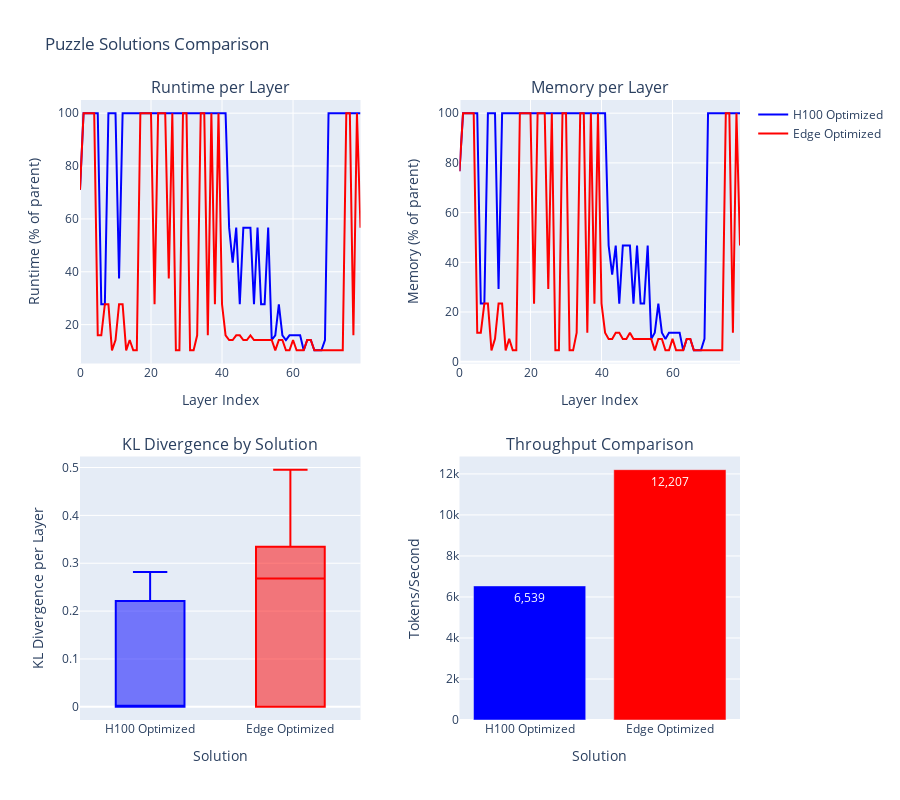

Write notebook code for a chart like this one.
### Markdown cell above
### Comparison of Solutions for Different Deployment Scenarios

Let's compare all deployment scenarios to understand the trade-offs:

The comparison visualizes:
- **Runtime/Memory per Layer**: How each solution's layers perform relative to the parent model (100% = parent performance).
- **KL Divergence Across Layers**: Distribution of kl divergence loss across all 80 layers for each solution (lower is better).
- **Throughput**: Overall inference speed in tokens/second for each solution.

### Code cell
all_solutions = [solution1, solution2]
comprehensive_solution_comparison(all_solutions, block_library, parent_block_stats, measurement_info)

### Figure 1 — Plotly figure (JSON) as saved in the notebook; plotly's stock layout.template omitted (floating-point values rounded to 4 significant figures)
{"data": [{"line": {"color": "blue", "width": 2}, "mode": "lines", "name": "H100 Optimized", "showlegend": true, "type": "scatter", "x": [0, 1, 2, 3, 4, 5, 6, 7, 8, 9, 10, 11, 12, 13, 14, 15, 16, 17, 18, 19, 20, 21, 22, 23, 24, 25, 26, 27, 28, 29, 30, 31, 32, 33, 34, 35, 36, 37, 38, 39, 40, 41, 42, 43, 44, 45, 46, 47, 48, 49, 50, 51, 52, 53, 54, 55, 56, 57, 58, 59, 60, 61, 62, 63, 64, 65, 66, 67, 68, 69, 70, 71, 72, 73, 74, 75, 76, 77, 78, 79], "xaxis": "x", "y": [71.01, 100.0, 100.0, 100.0, 100.0, 100.0, 27.7, 27.7, 100.0, 100.0, 100.0, 37.48, 100.0, 100.0, 100.0, 100.0, 100.0, 100.0, 100.0, 100.0, 100.0, 100.0, 100.0, 100.0, 100.0, 100.0, 100.0, 100.0, 100.0, 100.0, 100.0, 100.0, 100.0, 100.0, 100.0, 100.0, 100.0, 100.0, 100.0, 100.0, 100.0, 100.0, 56.69, 43.41, 56.69, 27.7, 56.69, 56.69, 56.69, 27.7, 56.69, 27.7, 27.7, 56.69, 14.19, 15.96, 27.7, 15.96, 14.19, 15.96, 15.96, 15.96, 15.96, 10.28, 14.19, 14.19, 10.28, 10.28, 10.28, 14.19, 100.0, 100.0, 100.0, 100.0, 100.0, 100.0, 100.0, 100.0, 100.0, 100.0], "yaxis": "y"}, {"line": {"color": "blue", "width": 2}, "mode": "lines", "name": "H100 Optimized", "showlegend": false, "type": "scatter", "x": [0, 1, 2, 3, 4, 5, 6, 7, 8, 9, 10, 11, 12, 13, 14, 15, 16, 17, 18, 19, 20, 21, 22, 23, 24, 25, 26, 27, 28, 29, 30, 31, 32, 33, 34, 35, 36, 37, 38, 39, 40, 41, 42, 43, 44, 45, 46, 47, 48, 49, 50, 51, 52, 53, 54, 55, 56, 57, 58, 59, 60, 61, 62, 63, 64, 65, 66, 67, 68, 69, 70, 71, 72, 73, 74, 75, 76, 77, 78, 79], "xaxis": "x2", "y": [76.62, 100.0, 100.0, 100.0, 100.0, 100.0, 23.38, 23.38, 100.0, 100.0, 100.0, 29.23, 100.0, 100.0, 100.0, 100.0, 100.0, 100.0, 100.0, 100.0, 100.0, 100.0, 100.0, 100.0, 100.0, 100.0, 100.0, 100.0, 100.0, 100.0, 100.0, 100.0, 100.0, 100.0, 100.0, 100.0, 100.0, 100.0, 100.0, 100.0, 100.0, 100.0, 46.76, 35.07, 46.76, 23.38, 46.76, 46.76, 46.76, 23.38, 46.76, 23.38, 23.38, 46.76, 9.186, 11.69, 23.38, 11.69, 9.186, 11.69, 11.69, 11.69, 11.69, 4.593, 9.186, 9.186, 4.593, 4.593, 4.593, 9.186, 100.0, 100.0, 100.0, 100.0, 100.0, 100.0, 100.0, 100.0, 100.0, 100.0], "yaxis": "y2"}, {"marker": {"color": "blue"}, "name": "H100 Optimized", "showlegend": false, "type": "box", "xaxis": "x3", "y": [0.06433, 0.0, 0.0, 0.0, 0.0, 0.0, 0.2375, 0.2408, 0.0, 0.0, 0.0, 0.233, 0.0, 0.0, 0.0, 0.0, 0.0, 0.0, 0.0, 0.0, 0.0, 0.0, 0.0, 0.0, 0.0, 0.0, 0.0, 0.0, 0.0, 0.0, 0.0, 0.0, 0.0, 0.0, 0.0, 0.0, 0.0, 0.0, 0.0, 0.0, 0.0, 0.0, 0.1617, 0.2205, 0.1783, 0.2529, 0.1054, 0.1516, 0.1352, 0.2261, 0.1087, 0.2162, 0.2547, 0.1269, 0.2643, 0.2716, 0.228, 0.2519, 0.2428, 0.2281, 0.2816, 0.2216, 0.2095, 0.2599, 0.2437, 0.2187, 0.2482, 0.2661, 0.2681, 0.2433, 0.0, 0.0, 0.0, 0.0, 0.0, 0.0, 0.0, 0.0, 0.0, 0.0], "yaxis": "y3"}, {"line": {"color": "red", "width": 2}, "mode": "lines", "name": "Edge Optimized", "showlegend": true, "type": "scatter", "x": [0, 1, 2, 3, 4, 5, 6, 7, 8, 9, 10, 11, 12, 13, 14, 15, 16, 17, 18, 19, 20, 21, 22, 23, 24, 25, 26, 27, 28, 29, 30, 31, 32, 33, 34, 35, 36, 37, 38, 39, 40, 41, 42, 43, 44, 45, 46, 47, 48, 49, 50, 51, 52, 53, 54, 55, 56, 57, 58, 59, 60, 61, 62, 63, 64, 65, 66, 67, 68, 69, 70, 71, 72, 73, 74, 75, 76, 77, 78, 79], "xaxis": "x", "y": [71.01, 100.0, 100.0, 100.0, 100.0, 15.96, 15.96, 27.7, 27.7, 10.28, 14.19, 27.7, 27.7, 10.28, 14.19, 10.28, 10.28, 100.0, 100.0, 100.0, 100.0, 27.7, 100.0, 100.0, 100.0, 37.48, 100.0, 10.28, 10.28, 100.0, 100.0, 10.28, 10.28, 15.96, 100.0, 100.0, 15.96, 100.0, 27.7, 100.0, 27.7, 15.96, 14.19, 14.19, 15.96, 15.96, 14.19, 14.19, 15.96, 14.19, 14.19, 14.19, 14.19, 14.19, 14.19, 10.28, 14.19, 14.19, 10.28, 10.28, 14.19, 10.28, 10.28, 10.28, 14.19, 14.19, 10.28, 10.28, 10.28, 10.28, 10.28, 10.28, 10.28, 10.28, 10.28, 100.0, 100.0, 15.96, 100.0, 56.69], "yaxis": "y"}, {"line": {"color": "red", "width": 2}, "mode": "lines", "name": "Edge Optimized", "showlegend": false, "type": "scatter", "x": [0, 1, 2, 3, 4, 5, 6, 7, 8, 9, 10, 11, 12, 13, 14, 15, 16, 17, 18, 19, 20, 21, 22, 23, 24, 25, 26, 27, 28, 29, 30, 31, 32, 33, 34, 35, 36, 37, 38, 39, 40, 41, 42, 43, 44, 45, 46, 47, 48, 49, 50, 51, 52, 53, 54, 55, 56, 57, 58, 59, 60, 61, 62, 63, 64, 65, 66, 67, 68, 69, 70, 71, 72, 73, 74, 75, 76, 77, 78, 79], "xaxis": "x2", "y": [76.62, 100.0, 100.0, 100.0, 100.0, 11.69, 11.69, 23.38, 23.38, 4.593, 9.186, 23.38, 23.38, 4.593, 9.186, 4.593, 4.593, 100.0, 100.0, 100.0, 100.0, 23.38, 100.0, 100.0, 100.0, 29.23, 100.0, 4.593, 4.593, 100.0, 100.0, 4.593, 4.593, 11.69, 100.0, 100.0, 11.69, 100.0, 23.38, 100.0, 23.38, 11.69, 9.186, 9.186, 11.69, 11.69, 9.186, 9.186, 11.69, 9.186, 9.186, 9.186, 9.186, 9.186, 9.186, 4.593, 9.186, 9.186, 4.593, 4.593, 9.186, 4.593, 4.593, 4.593, 9.186, 9.186, 4.593, 4.593, 4.593, 4.593, 4.593, 4.593, 4.593, 4.593, 4.593, 100.0, 100.0, 11.69, 100.0, 46.76], "yaxis": "y2"}, {"marker": {"color": "red"}, "name": "Edge Optimized", "showlegend": false, "type": "box", "xaxis": "x3", "y": [0.06433, 0.0, 0.0, 0.0, 0.0, 0.4015, 0.2883, 0.2408, 0.2871, 0.3687, 0.3375, 0.2575, 0.3237, 0.4361, 0.4345, 0.4181, 0.4576, 0.0, 0.0, 0.0, 0.0, 0.3977, 0.0, 0.0, 0.0, 0.3351, 0.0, 0.4933, 0.4698, 0.0, 0.0, 0.4955, 0.4486, 0.4343, 0.0, 0.0, 0.4222, 0.0, 0.2993, 0.0, 0.2889, 0.3327, 0.3055, 0.3253, 0.3142, 0.2981, 0.2518, 0.2902, 0.2729, 0.2804, 0.2512, 0.269, 0.3131, 0.2677, 0.2643, 0.3028, 0.2811, 0.261, 0.2611, 0.2579, 0.291, 0.2536, 0.2361, 0.2599, 0.2437, 0.2187, 0.2482, 0.2661, 0.2681, 0.2603, 0.3889, 0.3335, 0.416, 0.4641, 0.3515, 0.0, 0.0, 0.4263, 0.0, 0.2083], "yaxis": "y3"}, {"marker": {"color": ["blue", "red"]}, "showlegend": false, "text": ["6,539", "12,207"], "textposition": "auto", "type": "bar", "x": ["H100 Optimized", "Edge Optimized"], "xaxis": "x4", "y": [6539.0, 12210.0], "yaxis": "y4"}], "layout": {"annotations": [{"font": {"size": 16}, "showarrow": false, "text": "Runtime per Layer", "x": 0.2125, "xanchor": "center", "xref": "paper", "y": 1, "yanchor": "bottom", "yref": "paper"}, {"font": {"size": 16}, "showarrow": false, "text": "Memory per Layer", "x": 0.7875, "xanchor": "center", "xref": "paper", "y": 1, "yanchor": "bottom", "yref": "paper"}, {"font": {"size": 16}, "showarrow": false, "text": "KL Divergence by Solution", "x": 0.2125, "xanchor": "center", "xref": "paper", "y": 0.425, "yanchor": "bottom", "yref": "paper"}, {"font": {"size": 16}, "showarrow": false, "text": "Throughput Comparison", "x": 0.7875, "xanchor": "center", "xref": "paper", "y": 0.425, "yanchor": "bottom", "yref": "paper"}], "height": 800, "showlegend": true, "title": {"text": "Puzzle Solutions Comparison"}, "xaxis": {"anchor": "y", "domain": [0, 0.425], "title": {"text": "Layer Index"}}, "xaxis2": {"anchor": "y2", "domain": [0.575, 1], "title": {"text": "Layer Index"}}, "xaxis3": {"anchor": "y3", "domain": [0, 0.425], "title": {"text": "Solution"}}, "xaxis4": {"anchor": "y4", "domain": [0.575, 1], "title": {"text": "Solution"}}, "yaxis": {"anchor": "x", "domain": [0.575, 1], "title": {"text": "Runtime (% of parent)"}}, "yaxis2": {"anchor": "x2", "domain": [0.575, 1], "title": {"text": "Memory (% of parent)"}}, "yaxis3": {"anchor": "x3", "domain": [0, 0.425], "title": {"text": "KL Divergence per Layer"}}, "yaxis4": {"anchor": "x4", "domain": [0, 0.425], "title": {"text": "Tokens/Second"}}}}
